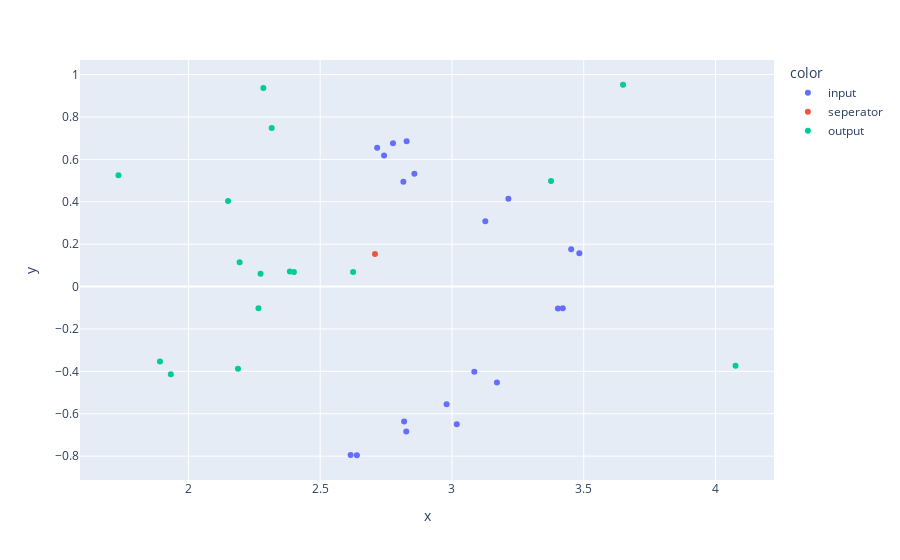

The code cell stored with this chart in its notebook:
### Code cell
import plotly.express as px

px.scatter(
    x=tsne_reduced[:,0], 
    y=tsne_reduced[:,1], 
    color=["input" for x in range(20)] + ["seperator"] + ["output" for x in range(16)]
)

### Figure 1 — Plotly figure (JSON) as saved in the notebook; plotly's stock layout.template omitted (floating-point values rounded to 4 significant figures)
{"data": [{"hovertemplate": "color=input<br>x=%{x}<br>y=%{y}<extra></extra>", "legendgroup": "input", "marker": {"color": "#636efa", "symbol": "circle"}, "mode": "markers", "name": "input", "orientation": "v", "showlegend": true, "type": "scatter", "x": [2.616, 2.639, 2.819, 2.827, 2.98, 3.018, 3.085, 3.171, 3.421, 3.402, 3.483, 3.452, 3.214, 3.127, 2.816, 2.857, 2.776, 2.828, 2.716, 2.742], "xaxis": "x", "y": [-0.7946, -0.7959, -0.6365, -0.6844, -0.5551, -0.6495, -0.4016, -0.4523, -0.1025, -0.1039, 0.1566, 0.1761, 0.4137, 0.3086, 0.4949, 0.5323, 0.676, 0.6854, 0.6544, 0.6188], "yaxis": "y"}, {"hovertemplate": "color=seperator<br>x=%{x}<br>y=%{y}<extra></extra>", "legendgroup": "seperator", "marker": {"color": "#EF553B", "symbol": "circle"}, "mode": "markers", "name": "seperator", "orientation": "v", "showlegend": true, "type": "scatter", "x": [2.708], "xaxis": "x", "y": [0.1531], "yaxis": "y"}, {"hovertemplate": "color=output<br>x=%{x}<br>y=%{y}<extra></extra>", "legendgroup": "output", "marker": {"color": "#00cc96", "symbol": "circle"}, "mode": "markers", "name": "output", "orientation": "v", "showlegend": true, "type": "scatter", "x": [3.649, 3.376, 2.385, 2.4, 2.15, 2.316, 2.625, 2.284, 2.194, 1.933, 2.266, 2.274, 2.188, 1.892, 1.734, 4.076], "xaxis": "x", "y": [0.9521, 0.4974, 0.0705, 0.06811, 0.403, 0.7477, 0.06894, 0.9371, 0.1144, -0.4141, -0.1026, 0.06026, -0.3878, -0.3532, 0.5248, -0.374], "yaxis": "y"}], "layout": {"legend": {"title": {"text": "color"}, "tracegroupgap": 0}, "margin": {"t": 60}, "xaxis": {"anchor": "y", "domain": [0, 1], "title": {"text": "x"}}, "yaxis": {"anchor": "x", "domain": [0, 1], "title": {"text": "y"}}}}
